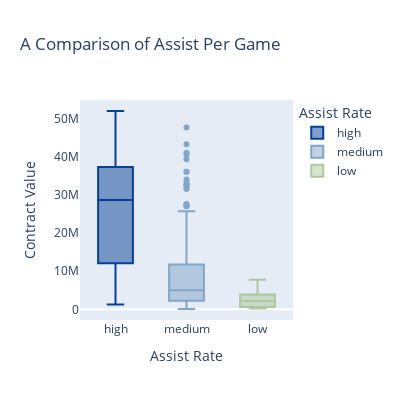

This figure's notebook cell:
### Markdown cell above
In related studies, assists, points, and turnovers have impacted contract values, and while my dataset is different from the related studies I am curious to understand how those metric relate to contract values.

### Code cell
#create a new column called 'AST_Rate' that categorizes 'AST_per_game'
conditions = [
    regression_df['AST_Per_Game'].round(2) >= 4.20,
    (regression_df['AST_Per_Game'].round(2) < 4.20) & 
    (regression_df['AST_Per_Game'].round(2) >= 0.44),
    regression_df['AST_Per_Game'].round(2) < 0.44
]
values = ['high', 'medium', 'low']

# Create the 'AST_Rate' column based on the conditions
regression_df['AST_Rate'] = np.select(conditions, values, default=np.nan)

# Create boxplot
fig = px.box(regression_df, x='AST_Rate', y='Current_Contract',
             title='A Comparison of Assist Per Game',
             color ='AST_Rate',
             color_discrete_map={'high': '#064096', 'medium': '#81a6c8', 
                                 'low': '#adc89e'},
             labels={'AST_Rate': 'Assist Rate', 
                     'Current_Contract': 'Contract Value'})

# Update layout
fig.update_layout(width=400, 
                  height=400,
                  xaxis=dict(showgrid=False), 
                  yaxis=dict(showgrid=False))

# Show the plot
fig.show()

### Figure 1 — Plotly figure (JSON) as saved in the notebook; plotly's stock layout.template omitted (floating-point values rounded to 4 significant figures; data arrays with more than 128 entries replaced by an {"elided": "..."} marker saying what was removed)
{"data": [{"alignmentgroup": "True", "hovertemplate": "Assist Rate=%{x}<br>Contract Value=%{y}<extra></extra>", "legendgroup": "high", "marker": {"color": "#064096"}, "name": "high", "notched": false, "offsetgroup": "high", "orientation": "v", "showlegend": true, "type": "box", "x": ["high", "high", "high", "high", "high", "high", "high", "high", "high", "high", "high", "high", "high", "high", "high", "high", "high", "high", "high", "high", "high", "high", "high", "high", "high", "high", "high", "high", "high", "high", "high", "high", "high", "high", "high", "high", "high", "high", "high", "high", "high", "high", "high", "high", "high", "high", "high", "high", "high", "high", "high", "high", "high", "high", "high", "high", "high", "high", "high", "high", "high", "high", "high", "high", "high"], "x0": " ", "xaxis": "x", "y": [51915615, 47649433, 47607350, 47607350, 46741590, 45640084, 45640084, 45640084, 45640084, 45183960, 40806300, 40064220, 40064220, 40064220, 37893408, 37893408, 37037037, 36861707, 36016200, 35802469, 35640000, 34005250, 34005250, 33833400, 33833400, 33386850, 33162030, 32600060, 30800000, 30600000, 29682540, 29320988, 28600000, 28226880, 26346666, 24360000, 22500000, 22321429, 20465117, 20357143, 18833713, 18357143, 18214000, 17307693, 17000000, 15860000, 15384616, 14000000, 12405000, 11055360, 11000000, 10900635, 8700000, 7614480, 7413955, 6802950, 6587040, 8519706, 5808435, 5539771, 3835738, 3695311, 2586665, 2131905, 1300000], "y0": " ", "yaxis": "y"}, {"alignmentgroup": "True", "hovertemplate": "Assist Rate=%{x}<br>Contract Value=%{y}<extra></extra>", "legendgroup": "medium", "marker": {"color": "#81a6c8"}, "name": "medium", "notched": false, "offsetgroup": "medium", "orientation": "v", "showlegend": true, "type": "box", "x": {"elided": "340 str values"}, "x0": " ", "xaxis": "x", "y": {"elided": "340 int values"}, "y0": " ", "yaxis": "y"}, {"alignmentgroup": "True", "hovertemplate": "Assist Rate=%{x}<br>Contract Value=%{y}<extra></extra>", "legendgroup": "low", "marker": {"color": "#adc89e"}, "name": "low", "notched": false, "offsetgroup": "low", "orientation": "v", "showlegend": true, "type": "box", "x": ["low", "low", "low", "low", "low", "low", "low", "low", "low", "low", "low", "low", "low", "low"], "x0": " ", "xaxis": "x", "y": [7723000, 5000000, 4306281, 3908160, 3047880, 2844430, 2337720, 2019706, 2019706, 1719864, 600000, 576230, 555217, 250000], "y0": " ", "yaxis": "y"}], "layout": {"boxmode": "overlay", "height": 400, "legend": {"title": {"text": "Assist Rate"}, "tracegroupgap": 0}, "title": {"text": "A Comparison of Assist Per Game"}, "width": 400, "xaxis": {"anchor": "y", "categoryarray": ["high", "medium", "low"], "categoryorder": "array", "domain": [0, 1], "showgrid": false, "title": {"text": "Assist Rate"}}, "yaxis": {"anchor": "x", "domain": [0, 1], "showgrid": false, "title": {"text": "Contract Value"}}}}
